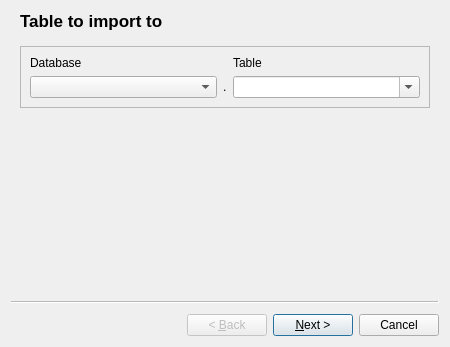
<?xml version="1.0" encoding="UTF-8"?>
<ui version="4.0">
 <class>ImportDialog</class>
 <widget class="QWizard" name="ImportDialog">
  <property name="geometry">
   <rect>
    <x>0</x>
    <y>0</y>
    <width>450</width>
    <height>347</height>
   </rect>
  </property>
  <property name="windowTitle">
   <string>Import data</string>
  </property>
  <widget class="VerifiableWizardPage" name="tablePage">
   <property name="title">
    <string>Table to import to</string>
   </property>
   <layout class="QVBoxLayout" name="verticalLayout">
    <item>
     <widget class="QFrame" name="existingTableFrame">
      <property name="frameShape">
       <enum>QFrame::StyledPanel</enum>
      </property>
      <property name="frameShadow">
       <enum>QFrame::Raised</enum>
      </property>
      <layout class="QGridLayout" name="gridLayout_4">
       <item row="0" column="3">
        <widget class="QLabel" name="tableNameLabel">
         <property name="text">
          <string>Table</string>
         </property>
        </widget>
       </item>
       <item row="0" column="0">
        <widget class="QLabel" name="dbNameLabel">
         <property name="text">
          <string>Database</string>
         </property>
        </widget>
       </item>
       <item row="1" column="2">
        <widget class="QLabel" name="tableSeparatorLabel">
         <property name="text">
          <string>.</string>
         </property>
        </widget>
       </item>
       <item row="1" column="0">
        <widget class="QComboBox" name="dbNameCombo">
         <property name="sizePolicy">
          <sizepolicy hsizetype="Expanding" vsizetype="Fixed">
           <horstretch>0</horstretch>
           <verstretch>0</verstretch>
          </sizepolicy>
         </property>
        </widget>
       </item>
       <item row="1" column="3">
        <widget class="QComboBox" name="tableNameCombo">
         <property name="sizePolicy">
          <sizepolicy hsizetype="Expanding" vsizetype="Fixed">
           <horstretch>0</horstretch>
           <verstretch>0</verstretch>
          </sizepolicy>
         </property>
         <property name="editable">
          <bool>true</bool>
         </property>
        </widget>
       </item>
      </layout>
     </widget>
    </item>
   </layout>
  </widget>
  <widget class="VerifiableWizardPage" name="dsPage">
   <property name="title">
    <string>Data source to import from</string>
   </property>
   <layout class="QVBoxLayout" name="verticalLayout_2">
    <item>
     <widget class="QGroupBox" name="dsTypeGroup">
      <property name="title">
       <string>Data source type</string>
      </property>
      <layout class="QVBoxLayout" name="verticalLayout_3">
       <item>
        <widget class="QComboBox" name="dsTypeCombo"/>
       </item>
      </layout>
     </widget>
    </item>
    <item>
     <widget class="QGroupBox" name="dsOptionsGroup">
      <property name="title">
       <string>Options</string>
      </property>
      <layout class="QGridLayout" name="gridLayout">
       <item row="0" column="0">
        <widget class="QLabel" name="inputFileLabel">
         <property name="text">
          <string>Input file:</string>
         </property>
        </widget>
       </item>
       <item row="0" column="1">
        <widget class="QWidget" name="inputFileWidget" native="true">
         <layout class="QHBoxLayout" name="horizontalLayout">
          <property name="leftMargin">
           <number>0</number>
          </property>
          <property name="topMargin">
           <number>0</number>
          </property>
          <property name="rightMargin">
           <number>0</number>
          </property>
          <property name="bottomMargin">
           <number>0</number>
          </property>
          <item>
           <widget class="QLineEdit" name="inputFileEdit"/>
          </item>
          <item>
           <widget class="QToolButton" name="inputFileButton">
            <property name="text">
             <string>...</string>
            </property>
           </widget>
          </item>
         </layout>
        </widget>
       </item>
       <item row="1" column="0">
        <widget class="QLabel" name="codecLabel">
         <property name="text">
          <string>Text encoding:</string>
         </property>
        </widget>
       </item>
       <item row="1" column="1">
        <widget class="QComboBox" name="codecCombo"/>
       </item>
      </layout>
     </widget>
    </item>
    <item>
     <widget class="QGroupBox" name="dsPluginOptionsGroup">
      <property name="title">
       <string>Data source options</string>
      </property>
      <layout class="QVBoxLayout" name="verticalLayout_4"/>
     </widget>
    </item>
   </layout>
  </widget>
 </widget>
 <customwidgets>
  <customwidget>
   <class>VerifiableWizardPage</class>
   <extends>QWizardPage</extends>
   <header>common/verifiablewizardpage.h</header>
   <container>1</container>
  </customwidget>
 </customwidgets>
 <resources/>
 <connections/>
</ui>
